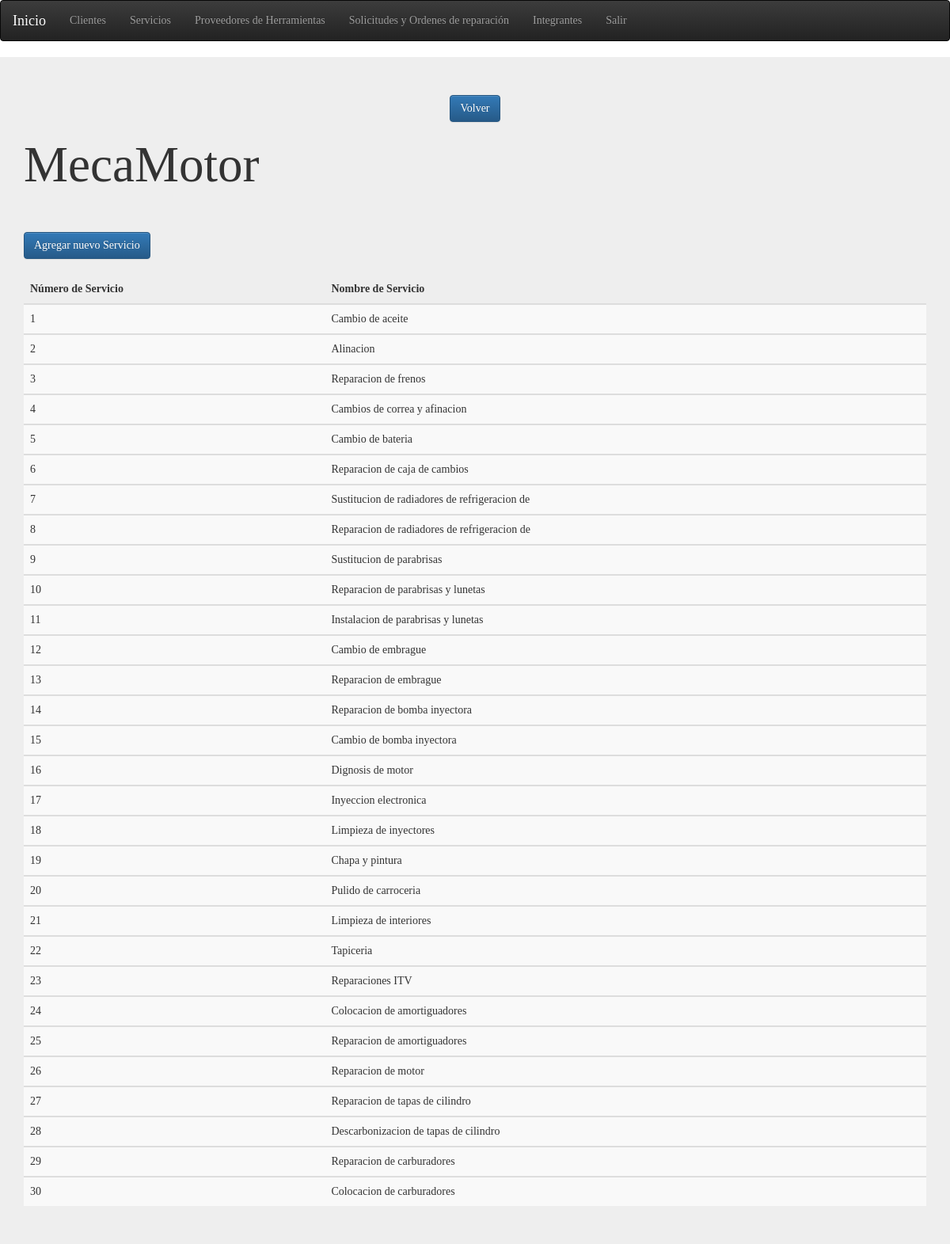
Page /servicios.php on the committed database.
### tables this page shows
CREATE TABLE `servicio` (
  `nombreServicio` varchar(45) DEFAULT NULL,
  `nroServicio` int(11) NOT NULL AUTO_INCREMENT,
  `estadoServicio` varchar(45) DEFAULT NULL,
  `fechaServicio` date DEFAULT NULL,
  `fechaIngreso` date DEFAULT NULL,
  `fechaSalida` date DEFAULT NULL,
  `precio` float DEFAULT NULL,
  `numeroPatente` varchar(45) DEFAULT NULL,
  `nroMotor` varchar(45) DEFAULT NULL,
  PRIMARY KEY (`nroServicio`),
  KEY `numeroPatente` (`numeroPatente`),
  KEY `FK_Vehiculo` (`nroMotor`),
  CONSTRAINT `FK_Vehiculo` FOREIGN KEY (`nroMotor`) REFERENCES `vehiculo` (`nroMotor`),
  CONSTRAINT `servicio_ibfk_1` FOREIGN KEY (`numeroPatente`) REFERENCES `vehiculo` (`numeroPatente`)
);

### servicios.php (the view, shortened to what this page needs)
<!DOCTYPE html>
<html lang="es">
	<head>
		<link rel="stylesheet" href="css/bootstrap.css">
		<link rel="stylesheet" href="css/bootstrap-theme.css">
	</head>
<body>
<section>
			<nav class="navbar navbar-inverse" role="navigation">
      <div class="container-fluid">
        <div class="navbar-header">
          <a class="navbar-brand" id="veryactive" href="system.php">Inicio</a>
        </div>
        <div class="collapse navbar-collapse" id="bs-example-navbar-collapse-9">
          <ul class="nav navbar-nav">
              <li><a href="cliente.php">Clientes</a></li>
	    <li><a href="servicios.php">Servicios</a></li>
	    <li><a href="Proveedores.php">Proveedores de Herramientas</a></li>
	    <li><a href="Ordenes.php">Solicitudes y Ordenes de reparación</a></li>
            <li><a href="About.php">Integrantes</a></li>
	    <li><a href="index.HTML">Salir</a></li>
          </ul>
        </div>
      </div>
    </nav>
</section>
<div class="jumbotron">
    <center>
        <div>
        <a  class="btn btn-primary btn-md" href="system.php" role="button">Volver</a>
    </div>
        </center>
      <div class="container">
        <h1>MecaMotor</h1>
        <br><br><a  class="btn btn-primary btn-md" href="agregarServicio.php" role="button">Agregar nuevo Servicio</a>
        <br><br>
    <table class="table table-striped table-hover ">
  <thead>
    <tr>
      <th>Número de Servicio</th>
      <th>Nombre de Servicio</th>
    </tr>
  </thead>
  <tbody ><?php
  $tabla = mysql_query("SELECT * FROM servicio");
            while ($filaTabla = mysql_fetch_array($tabla)) {
?>
    <tr>
      <td><?php echo $filaTabla['nroServicio'] ?></td>
      <td><?php echo $filaTabla['nombreServicio'] ?></td>
    </tr>
  </tbody>
<?php } ?>
        </table>
      </div>
    </div>
</body>
</html>

### servicios.php (style rules this page uses)
body { font-family: "Verdana", Times, serif; }
#veryactive { color:white; }

### rows in the picture
servicio: nroServicio "1", nombreServicio "Cambio de aceite"
servicio: nroServicio "2", nombreServicio "Alinacion"
servicio: nroServicio "3", nombreServicio "Reparacion de frenos"
servicio: nroServicio "4", nombreServicio "Cambios de correa y afinacion"
servicio: nroServicio "5", nombreServicio "Cambio de bateria"
servicio: nroServicio "6", nombreServicio "Reparacion de caja de cambios"
servicio: nroServicio "7", nombreServicio "Sustitucion de radiadores de refrigeracion de"
servicio: nroServicio "8", nombreServicio "Reparacion de radiadores de refrigeracion de"
servicio: nroServicio "9", nombreServicio "Sustitucion de parabrisas"
servicio: nroServicio "10", nombreServicio "Reparacion de parabrisas y lunetas"
servicio: nroServicio "11", nombreServicio "Instalacion de parabrisas y lunetas"
servicio: nroServicio "12", nombreServicio "Cambio de embrague"
servicio: nroServicio "13", nombreServicio "Reparacion de embrague"
servicio: nroServicio "14", nombreServicio "Reparacion de bomba inyectora"
servicio: nroServicio "15", nombreServicio "Cambio de bomba inyectora"
servicio: nroServicio "16", nombreServicio "Dignosis de motor"
servicio: nroServicio "17", nombreServicio "Inyeccion electronica"
servicio: nroServicio "18", nombreServicio "Limpieza de inyectores"
servicio: nroServicio "19", nombreServicio "Chapa y pintura"
servicio: nroServicio "20", nombreServicio "Pulido de carroceria"
servicio: nroServicio "21", nombreServicio "Limpieza de interiores"
servicio: nroServicio "22", nombreServicio "Tapiceria"
servicio: nroServicio "23", nombreServicio "Reparaciones ITV"
servicio: nroServicio "24", nombreServicio "Colocacion de amortiguadores"
servicio: nroServicio "25", nombreServicio "Reparacion de amortiguadores"
servicio: nroServicio "26", nombreServicio "Reparacion de motor"
servicio: nroServicio "27", nombreServicio "Reparacion de tapas de cilindro"
servicio: nroServicio "28", nombreServicio "Descarbonizacion de tapas de cilindro"
servicio: nroServicio "29", nombreServicio "Reparacion de carburadores"
servicio: nroServicio "30", nombreServicio "Colocacion de carburadores"
